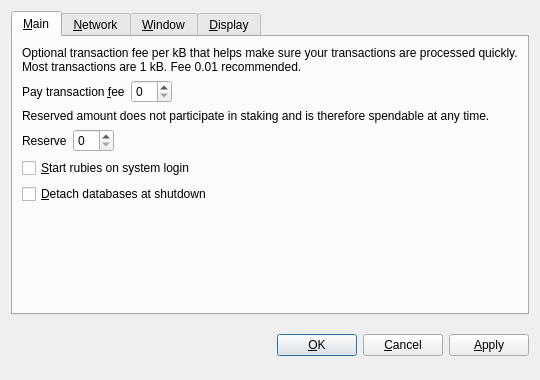
<?xml version="1.0" encoding="UTF-8"?>
<ui version="4.0">
 <class>OptionsDialog</class>
 <widget class="QDialog" name="OptionsDialog">
  <property name="geometry">
   <rect>
    <x>0</x>
    <y>0</y>
    <width>540</width>
    <height>380</height>
   </rect>
  </property>
  <property name="windowTitle">
   <string>Options</string>
  </property>
  <property name="styleSheet">
   <string notr="true">QProgressBar {
        background-color: #333333;
        border-radius: 6px;
        text-align: center;
        color: white;
}

QProgressBar::chunk {
        background: QLinearGradient(x1: 0, y1: 0, x2: 1, y2: 0, stop: 0 #AEC6CF, stop: 1 #AEC6FF);
        border-radius: 6px; margin: 0px;
}

QScrollArea {
        border-radius: 6px;
        border-width: 0;
        border-style: none;
        padding: 8px;
        background-color: #111;
        color: white;
}

QSpinBox {
        border-radius: 4px;
        border-width: 0;
        border-style: none;
        padding: 8px;
        background-color: #111;
        color: white;
}

QVBoxLayout {
        border-radius: 6px;
        border-width: 0;
        border-style: none;
        padding: 8px;
        background-color: #111;
        color: white;
}

QDialog, QMainWindow, QFrame {
        color: white;
        background-color: #333333;
        border: none;
}

QMenu {
        background-color: #333333; color: white;
}

QLabel {
        background-color: transparent;
}

QCheckBox {
        border-radius: 2px;
        border-width: 0;
        border-style: none;
        padding: 3px;
        background-color: #111;
        color: white;
}

QFrame#central { background-color: #333333; border: none }
QFrame#frame, QFrame#frame_2, QFrame#frame_3 {
        background-color: #333333;
        border-style: plain;
        border-width: 20px;
        border-radius: 15px;
        border-color: #111;
        min-width: 10em;
        padding: 6px;
}
QLabel[openExternalLinks=true], QHeaderView { color: #aaaaaa }
QLabel[openExternalLinks=false] { color: white; font-weight: normal }
QPushButton, QToolButton {
        border: 4px solid #111;
        border-radius: 7px;
        background-color: #111;
        color: white;
        padding: 6px;
        margin: 6px;
}
QPushButton:pressed, QToolButton:checked {
        color: #AEC6CF;
}
QPushButton:pressed, QToolButton:pressed {
        border-color: #AEC6DF;
        color: #AEC6DF;
}
QPushButton:disabled, QToolButton:disabled {
        color: #444;
        background-color: #222;
}


#scrollAreaWidgetContents QToolButton {
        border-radius: 8px;
        border-width: 0px;
}

/* the background-color is overridden to transparent for mac os x
   due to the entire toolbar area not being drawable in a regular
   QMainWindow
*/
QToolBar { background: #333333; border: 0px solid black; padding: 3px; }

QToolBar::handle { image: url(handle.png); }
QStatusBar { background: #333333; }
QMenuBar { background: #333333; }
QMenuBar::item { background: #333333; color: white; }

#scrollAreaWidgetContents { background: #222 }
#scrollAreaWidgetContents &gt; QFrame { background-color: #222; border-width: 0px; border-style: none; }

QLineEdit {
        border-radius: 6px;
        border-width: 2px;
        border-color: #222;
        padding: 8px;
        background-color: #111;
        color: white;
}

QComboBox {
        border-radius: 6px;
        border-width: 0;
        border-style: none;
        padding: 8px;
        background-color: #111;
        color: white;
}

QComboBox::drop-down {
        border-width: 0;
        border-style: none;
        background-color: #111;
        color: white;
}

QTableView {
        background: #111;
        color: white;
        border-style: none;
        selection-background-color: #aaaaaa;
    alternate-background-color: #222;
        selection-color: #111;
        border: 0px solid black;
}

QHeaderView { color: #aaaaaa; background-color: #111; background-image: none; }
QHeaderView::section { color: #aaaaaa; background-color: #222; }
QHeaderView::section:checked { background-color: #111; }

QTabWidget {
        background: #111;
}

 QTabWidget::pane {
     border-top: 2px solid #111;
     border: 4px solid #111;
     border-bottom-left-radius: 8px;
     border-bottom-right-radius: 8px;
     border-top-right-radius: 8px;
        background: #111;
 }

 QTabWidget::tab-bar {
     left: 5px; /* move to the right by 5px */
 }

 /* Style the tab using the tab sub-control. Note that
     it reads QTabBar _not_ QTabWidget */
 QTabBar::tab {
     background: #111;
     border: 4px solid #222;
     border-bottom-color: #111; /* same as the pane color */
     border-top-left-radius: 4px;
     border-top-right-radius: 4px;
     min-width: 8ex;
     padding: 4px;
     color: #888;
 }

 QTabBar::tab:selected, QTabBar::tab:hover {
     color: #aaaaaa
 }

 QTabBar::tab:selected {
     border-color: #111; /* same as pane color */
     border-top-color: #aaaaaa;
 }

 QTabBar::tab:!selected {
     margin-top: 2px; /* make non-selected tabs look smaller */
 }

 /* make use of negative margins for overlapping tabs */
 QTabBar::tab:selected {
     /* expand/overlap to the left and right by 4px */
     margin-left: -4px;
     margin-right: -4px;
 }

 QTabBar::tab:first:selected {
     margin-left: 0; /* the first selected tab has nothing to overlap with on the left */
 }

 QTabBar::tab:last:selected {
     margin-right: 0; /* the last selected tab has nothing to overlap with on the right */
 }

 QTabBar::tab:only-one {
     margin: 0; /* if there is only one tab, we don't want overlapping margins */
 }


</string>
  </property>
  <property name="modal">
   <bool>true</bool>
  </property>
  <layout class="QVBoxLayout" name="verticalLayout">
   <item>
    <widget class="QTabWidget" name="tabWidget">
     <property name="tabPosition">
      <enum>QTabWidget::North</enum>
     </property>
     <property name="currentIndex">
      <number>0</number>
     </property>
     <widget class="QWidget" name="tabMain">
      <attribute name="title">
       <string>&amp;Main</string>
      </attribute>
      <layout class="QVBoxLayout" name="verticalLayout_Main">
       <item>
        <widget class="QLabel" name="transactionFeeInfoLabel">
         <property name="text">
          <string>Optional transaction fee per kB that helps make sure your transactions are processed quickly. Most transactions are 1 kB. Fee 0.01 recommended.</string>
         </property>
         <property name="textFormat">
          <enum>Qt::PlainText</enum>
         </property>
         <property name="wordWrap">
          <bool>true</bool>
         </property>
        </widget>
       </item>
       <item>
        <layout class="QHBoxLayout" name="horizontalLayoutFee">
         <item>
          <widget class="QLabel" name="transactionFeeLabel">
           <property name="text">
            <string>Pay transaction &amp;fee</string>
           </property>
           <property name="textFormat">
            <enum>Qt::PlainText</enum>
           </property>
           <property name="buddy">
            <cstring>transactionFee</cstring>
           </property>
          </widget>
         </item>
         <item>
          <widget class="BitcoinAmountField" name="transactionFee"/>
         </item>
         <item>
          <spacer name="horizontalSpacerFee">
           <property name="orientation">
            <enum>Qt::Horizontal</enum>
           </property>
           <property name="sizeHint" stdset="0">
            <size>
             <width>40</width>
             <height>20</height>
            </size>
           </property>
          </spacer>
         </item>
        </layout>
       </item>
       <item>
        <widget class="QLabel" name="reserveBalanceInfoLabel">
         <property name="text">
          <string>Reserved amount does not participate in staking and is therefore spendable at any time.</string>
         </property>
         <property name="textFormat">
          <enum>Qt::PlainText</enum>
         </property>
         <property name="wordWrap">
          <bool>true</bool>
         </property>
        </widget>
       </item>
       <item>
        <layout class="QHBoxLayout" name="horizontalLayoutReserveBalance">
         <item>
          <widget class="QLabel" name="reserveBalanceLabel">
           <property name="text">
            <string>Reserve</string>
           </property>
           <property name="textFormat">
            <enum>Qt::PlainText</enum>
           </property>
           <property name="buddy">
            <cstring>reserveBalance</cstring>
           </property>
          </widget>
         </item>
         <item>
          <widget class="BitcoinAmountField" name="reserveBalance"/>
         </item>
         <item>
          <spacer name="horizontalSpacerReserveBalance">
           <property name="orientation">
            <enum>Qt::Horizontal</enum>
           </property>
           <property name="sizeHint" stdset="0">
            <size>
             <width>40</width>
             <height>20</height>
            </size>
           </property>
          </spacer>
         </item>
        </layout>
       </item>
       <item>
        <widget class="QCheckBox" name="bitcoinAtStartup">
         <property name="toolTip">
          <string>Automatically start rubies after logging in to the system.</string>
         </property>
         <property name="text">
          <string>&amp;Start rubies on system login</string>
         </property>
        </widget>
       </item>
       <item>
        <widget class="QCheckBox" name="detachDatabases">
         <property name="toolTip">
          <string>Detach block and address databases at shutdown. This means they can be moved to another data directory, but it slows down shutdown. The wallet is always detached.</string>
         </property>
         <property name="text">
          <string>&amp;Detach databases at shutdown</string>
         </property>
        </widget>
       </item>
       <item>
        <spacer name="verticalSpacer_Main">
         <property name="orientation">
          <enum>Qt::Vertical</enum>
         </property>
         <property name="sizeHint" stdset="0">
          <size>
           <width>20</width>
           <height>40</height>
          </size>
         </property>
        </spacer>
       </item>
      </layout>
     </widget>
     <widget class="QWidget" name="tabNetwork">
      <attribute name="title">
       <string>&amp;Network</string>
      </attribute>
      <layout class="QVBoxLayout" name="verticalLayout_Network">
       <item>
        <widget class="QCheckBox" name="mapPortUpnp">
         <property name="toolTip">
          <string>Automatically open the rubies client port on the router. This only works when your router supports UPnP and it is enabled.</string>
         </property>
         <property name="text">
          <string>Map port using &amp;UPnP</string>
         </property>
        </widget>
       </item>
       <item>
        <widget class="QCheckBox" name="connectSocks">
         <property name="toolTip">
          <string>Connect to the rubies network through a SOCKS proxy (e.g. when connecting through Tor).</string>
         </property>
         <property name="text">
          <string>&amp;Connect through SOCKS proxy:</string>
         </property>
        </widget>
       </item>
       <item>
        <layout class="QHBoxLayout" name="horizontalLayout_Network">
         <item>
          <widget class="QLabel" name="proxyIpLabel">
           <property name="text">
            <string>Proxy &amp;IP:</string>
           </property>
           <property name="textFormat">
            <enum>Qt::PlainText</enum>
           </property>
           <property name="buddy">
            <cstring>proxyIp</cstring>
           </property>
          </widget>
         </item>
         <item>
          <widget class="QValidatedLineEdit" name="proxyIp">
           <property name="maximumSize">
            <size>
             <width>140</width>
             <height>16777215</height>
            </size>
           </property>
           <property name="toolTip">
            <string>IP address of the proxy (e.g. 127.0.0.1)</string>
           </property>
          </widget>
         </item>
         <item>
          <widget class="QLabel" name="proxyPortLabel">
           <property name="text">
            <string>&amp;Port:</string>
           </property>
           <property name="textFormat">
            <enum>Qt::PlainText</enum>
           </property>
           <property name="buddy">
            <cstring>proxyPort</cstring>
           </property>
          </widget>
         </item>
         <item>
          <widget class="QLineEdit" name="proxyPort">
           <property name="maximumSize">
            <size>
             <width>55</width>
             <height>16777215</height>
            </size>
           </property>
           <property name="toolTip">
            <string>Port of the proxy (e.g. 9050)</string>
           </property>
          </widget>
         </item>
         <item>
          <widget class="QLabel" name="socksVersionLabel">
           <property name="text">
            <string>SOCKS &amp;Version:</string>
           </property>
           <property name="textFormat">
            <enum>Qt::PlainText</enum>
           </property>
           <property name="buddy">
            <cstring>socksVersion</cstring>
           </property>
          </widget>
         </item>
         <item>
          <widget class="QValueComboBox" name="socksVersion">
           <property name="toolTip">
            <string>SOCKS version of the proxy (e.g. 5)</string>
           </property>
          </widget>
         </item>
         <item>
          <spacer name="horizontalSpacer_Network">
           <property name="orientation">
            <enum>Qt::Horizontal</enum>
           </property>
           <property name="sizeHint" stdset="0">
            <size>
             <width>40</width>
             <height>20</height>
            </size>
           </property>
          </spacer>
         </item>
        </layout>
       </item>
       <item>
        <spacer name="verticalSpacer_Network">
         <property name="orientation">
          <enum>Qt::Vertical</enum>
         </property>
         <property name="sizeHint" stdset="0">
          <size>
           <width>20</width>
           <height>40</height>
          </size>
         </property>
        </spacer>
       </item>
      </layout>
     </widget>
     <widget class="QWidget" name="tabWindow">
      <attribute name="title">
       <string>&amp;Window</string>
      </attribute>
      <layout class="QVBoxLayout" name="verticalLayout_Window">
       <item>
        <widget class="QCheckBox" name="minimizeToTray">
         <property name="toolTip">
          <string>Show only a tray icon after minimizing the window.</string>
         </property>
         <property name="text">
          <string>&amp;Minimize to the tray instead of the taskbar</string>
         </property>
        </widget>
       </item>
       <item>
        <widget class="QCheckBox" name="minimizeOnClose">
         <property name="toolTip">
          <string>Minimize instead of exit the application when the window is closed. When this option is enabled, the application will be closed only after selecting Quit in the menu.</string>
         </property>
         <property name="text">
          <string>M&amp;inimize on close</string>
         </property>
        </widget>
       </item>
       <item>
        <spacer name="verticalSpacer_Window">
         <property name="orientation">
          <enum>Qt::Vertical</enum>
         </property>
         <property name="sizeHint" stdset="0">
          <size>
           <width>20</width>
           <height>40</height>
          </size>
         </property>
        </spacer>
       </item>
      </layout>
     </widget>
     <widget class="QWidget" name="tabDisplay">
      <attribute name="title">
       <string>&amp;Display</string>
      </attribute>
      <layout class="QVBoxLayout" name="verticalLayout_Display">
       <item>
        <layout class="QHBoxLayout" name="horizontalLayout_1_Display">
         <item>
          <widget class="QLabel" name="langLabel">
           <property name="text">
            <string>User Interface &amp;language:</string>
           </property>
           <property name="textFormat">
            <enum>Qt::PlainText</enum>
           </property>
           <property name="buddy">
            <cstring>lang</cstring>
           </property>
          </widget>
         </item>
         <item>
          <widget class="QValueComboBox" name="lang">
           <property name="toolTip">
            <string>The user interface language can be set here. This setting will take effect after restarting rubies.</string>
           </property>
          </widget>
         </item>
        </layout>
       </item>
       <item>
        <layout class="QHBoxLayout" name="horizontalLayout_2_Display">
         <item>
          <widget class="QLabel" name="unitLabel">
           <property name="text">
            <string>&amp;Unit to show amounts in:</string>
           </property>
           <property name="textFormat">
            <enum>Qt::PlainText</enum>
           </property>
           <property name="buddy">
            <cstring>unit</cstring>
           </property>
          </widget>
         </item>
         <item>
          <widget class="QValueComboBox" name="unit">
           <property name="toolTip">
            <string>Choose the default subdivision unit to show in the interface and when sending coins.</string>
           </property>
          </widget>
         </item>
        </layout>
       </item>
       <item>
        <widget class="QCheckBox" name="displayAddresses">
         <property name="toolTip">
          <string>Whether to show rubies addresses in the transaction list or not.</string>
         </property>
         <property name="text">
          <string>&amp;Display addresses in transaction list</string>
         </property>
        </widget>
       </item>
       <item>
        <widget class="QCheckBox" name="coinControlFeatures">
         <property name="toolTip">
          <string>Whether to show coin control features or not.</string>
         </property>
         <property name="text">
          <string>Display coin &amp;control features</string>
         </property>
        </widget>
       </item>
       <item>
        <spacer name="verticalSpacer_Display">
         <property name="orientation">
          <enum>Qt::Vertical</enum>
         </property>
         <property name="sizeHint" stdset="0">
          <size>
           <width>20</width>
           <height>40</height>
          </size>
         </property>
        </spacer>
       </item>
      </layout>
     </widget>
    </widget>
   </item>
   <item>
    <layout class="QHBoxLayout" name="horizontalLayout_Buttons">
     <item>
      <spacer name="horizontalSpacer_1">
       <property name="orientation">
        <enum>Qt::Horizontal</enum>
       </property>
       <property name="sizeHint" stdset="0">
        <size>
         <width>40</width>
         <height>48</height>
        </size>
       </property>
      </spacer>
     </item>
     <item>
      <widget class="QLabel" name="statusLabel">
       <property name="font">
        <font>
         <weight>50</weight>
         <bold>false</bold>
        </font>
       </property>
       <property name="text">
        <string/>
       </property>
       <property name="textFormat">
        <enum>Qt::PlainText</enum>
       </property>
       <property name="wordWrap">
        <bool>true</bool>
       </property>
      </widget>
     </item>
     <item>
      <spacer name="horizontalSpacer_2">
       <property name="orientation">
        <enum>Qt::Horizontal</enum>
       </property>
       <property name="sizeHint" stdset="0">
        <size>
         <width>40</width>
         <height>48</height>
        </size>
       </property>
      </spacer>
     </item>
     <item>
      <widget class="QPushButton" name="okButton">
       <property name="text">
        <string>&amp;OK</string>
       </property>
      </widget>
     </item>
     <item>
      <widget class="QPushButton" name="cancelButton">
       <property name="text">
        <string>&amp;Cancel</string>
       </property>
       <property name="autoDefault">
        <bool>false</bool>
       </property>
      </widget>
     </item>
     <item>
      <widget class="QPushButton" name="applyButton">
       <property name="text">
        <string>&amp;Apply</string>
       </property>
       <property name="autoDefault">
        <bool>false</bool>
       </property>
      </widget>
     </item>
    </layout>
   </item>
  </layout>
 </widget>
 <customwidgets>
  <customwidget>
   <class>BitcoinAmountField</class>
   <extends>QSpinBox</extends>
   <header>bitcoinamountfield.h</header>
   <container>1</container>
  </customwidget>
  <customwidget>
   <class>QValueComboBox</class>
   <extends>QComboBox</extends>
   <header>qvaluecombobox.h</header>
  </customwidget>
  <customwidget>
   <class>QValidatedLineEdit</class>
   <extends>QLineEdit</extends>
   <header>qvalidatedlineedit.h</header>
  </customwidget>
 </customwidgets>
 <resources/>
 <connections/>
</ui>
